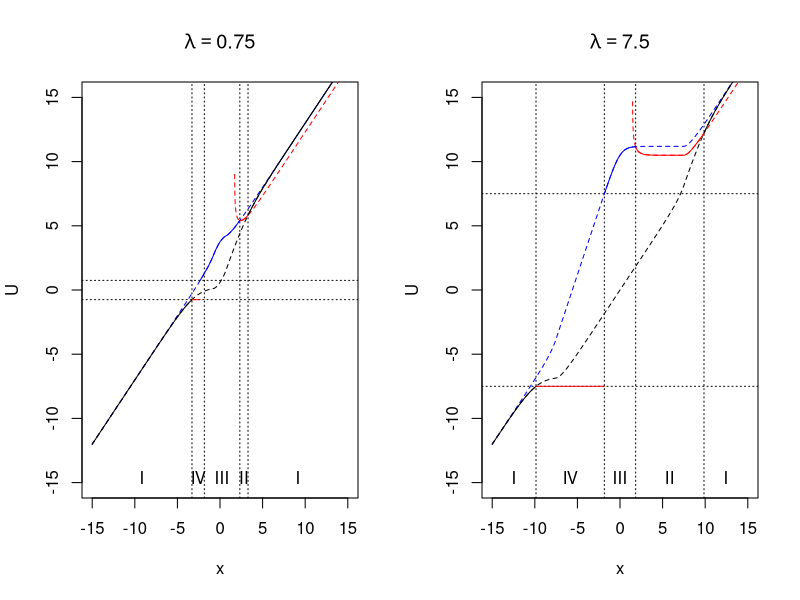
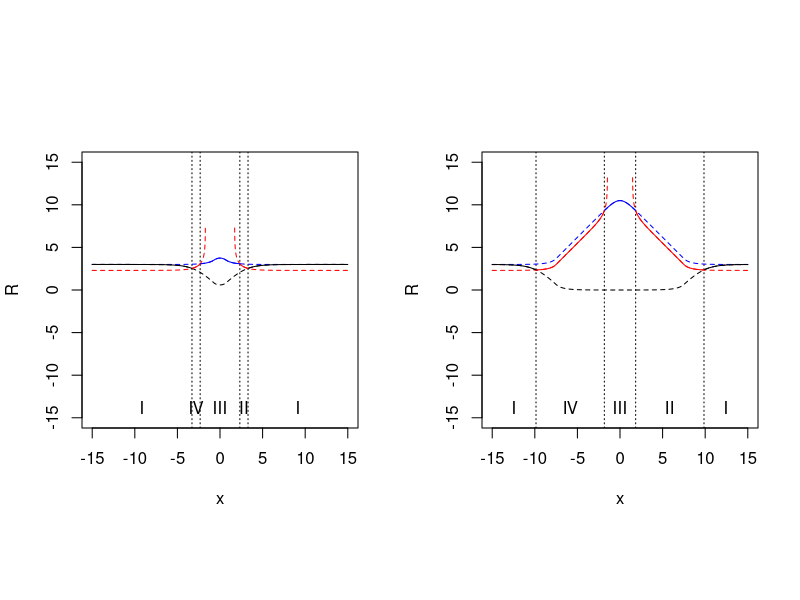
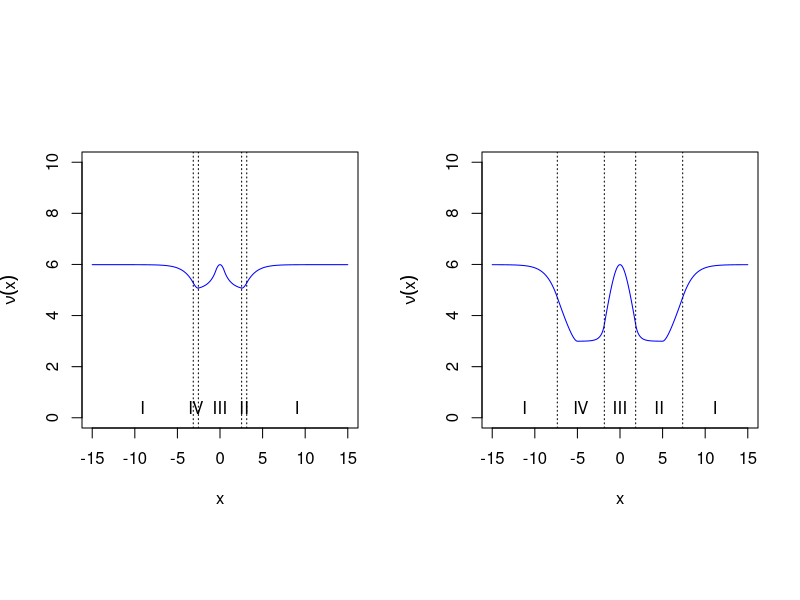

Source code (R) for these figures, in order:
#--------------------------------------------------------------------------------------------------------------------#
# On frequentist coverage of Bayesian credible sets for estimation of the mean under constraints
# Duisters & Schmidt-Hieber
# Math Institute, Leiden University
# June 2019
#--------------------------------------------------------------------------------------------------------------------#
#--------------------------------------------------------------------------------------------------------------------#
# source functions
library(rmutil) #dlaplace

#--------------------------------------------------------------------------------------------------------------------#
# Plots
#--------------------------------------------------------------------------------------------------------------------#
# Fig 3: Visualize R functions
dist <- "Lap"

# localize g and G functions
if(dist=="Lap"){
  g <- function(x,theta0=0){dlaplace(x,m=theta0,s=1)}
  G <- function(x,theta0=0){plaplace(x,m=theta0,s=1)}  
  Ginv <- function(p){qlaplace(p)}
}
if(dist=="Normal"){
  g <- function(x,theta0=0){dnorm(x,theta0,1)}
  G <- function(x,theta0=0){pnorm(x,theta0,1)}
  Ginv <- function(p){qnorm(p)}  # make precise by always considering small p as opposed to large  
}
if(dist=="t3"){
  g <- function(x,theta0=0){dt(x,3)}
  G <- function(x,theta0=0){pt(x,3)}  
  Ginv <- function(p){qt(p,3)}
}
if(dist=="t5"){
  g <- function(x,theta0=0){dt(x,5)}
  G <- function(x,theta0=0){pt(x,5)}  
  Ginv <- function(p){qt(p,5)}
}
if(dist=="Cauchy"){
  g <- function(x,theta0=0){dcauchy(x,theta0,1)}
  G <- function(x,theta0=0){pcauchy(x,theta0,1)}  
  Ginv <- function(p){qcauchy(p)}
}

# R functions
R1f <- function(x,alpha,w,lambda){Ginv(pmax(0,pmin(1,1 - alpha/2 - (1-w)/(2*w)*alpha*g(x)-((1-alpha)/2)*(G(lambda-x)-G(-lambda-x)))))}
R2f <- function(x,alpha,w,lambda){Ginv(pmax(0,pmin(1,1 - alpha - (1-w)/w*alpha*g(x)+alpha*(G(lambda-x)-G(-lambda-x)) + G(-lambda-x))))}
R3f <- function(x,alpha,w,lambda){Ginv(pmax(0,pmin(1,1 - alpha/2 - (1-w)/(2*w)*alpha*g(x)+(alpha/2)*(G(lambda-x)-G(-lambda-x)))))}


alpha <- 0.05
lambdas <- c(0.75,7.5)
w <- 1
#w<-0.2


pdf("Figures/figR.pdf",width=9)

xgrid <- seq(-15,15,0.01)
ranges <- c(-15,15)

par(mfrow=c(1,length(lambdas)),pty="s")
for(lambda in lambdas){
  
  # get R
  R1 <- R1f(xgrid,alpha,w,lambda)
  R2 <- R2f(xgrid,alpha,w,lambda)
  R3 <- R3f(xgrid,alpha,w,lambda)
  
  plot(xgrid,xgrid,type="n",xlab="x",ylab="R",xlim=ranges,asp=1) #main=bquote(lambda==.(lambda))
  
  x1 <- xgrid[xgrid > lambda + R1]
  x2 <- xgrid[(xgrid > 0) & (-lambda + R3 < xgrid) & (xgrid <= lambda + R1)  ]
  x3 <- xgrid[abs(xgrid) <= -lambda + R3]
  x4 <- (-x2)
  x5 <- xgrid[-xgrid > lambda + R1]
  
  
  # exclude |x| <= t_alpha
  ta <-max(0,xgrid[((w/(1-w))*(G(xgrid - lambda) + G(-xgrid - lambda))/g(xgrid)) <= (alpha/(1-alpha))])
  #if(ta!=0){polygon(x=c(-ta,ta,ta,-ta,-ta),y=c(-100,-100,100,100,-100),col="grey")}
  
  if(ta==0){ # this is a manual trick, not exact
  abline(v=c(max(x5),max(x4),min(x2),min(x1)),lty=3)
  mtext(c("I","IV","III","II","I"),side=1,adj=0.5,line=-1.5,at=c((min(ranges)+max(x5))/2,(max(x5)+max(x4))/2,(max(x4)+min(x2))/2,(min(x2)+min(x1))/2,(min(x1)+max(ranges))/2))
  }else{
    abline(v=c(max(x5),-ta,ta,min(x1)),lty=3)  
    mtext(c("I","IV","-","II","I"),side=1,adj=0.5,line=-1.5,at=c((min(ranges)+max(x5))/2,(max(x5)-ta)/2,(-ta+ta)/2,(ta+min(x1))/2,(min(x1)+max(ranges))/2))
    mtext(c(expression(-t[alpha]),expression(t[alpha])),side=1,at=c(-ta,ta),line=1)
  }
  
  lines(xgrid,R1,lty=2)
  lines(xgrid,R2,col="red",lty=2)
  lines(xgrid,R2f(-xgrid,alpha,w,lambda),col="red",lty=2)
  lines(xgrid,R3,col="blue",lty=2)
  
  # Active x in regime
  lines(x1[abs(x1)>ta],R1f(x1[abs(x1)>ta],alpha,w,lambda),lty=1)
  lines(x2[abs(x2)>ta],R2f(x2[abs(x2)>ta],alpha,w,lambda),col="red",lty=1)
  lines(x3[abs(x3)>ta],R3f(x3[abs(x3)>ta],alpha,w,lambda),col="blue",lty=1)
  lines(x4[abs(x4)>ta],R2f(-x4[abs(x4)>ta],alpha,w,lambda),col="red",lty=1)
  lines(x5[abs(x5)>ta],R1f(x5[abs(x5)>ta],alpha,w,lambda),lty=1)
  
  #legend("topleft",c(expression(R[1](x)),expression(paste(R[2](-x),",",R[2](x))),expression(R[3](x))),lty=c(1,1,1),col=c(1,"red","blue"),bg="white",box.col="white",seg.len=2)
  
}

dev.off()

# check, should give the same as FigLU :
# will replace getU and figLU
# plot U
par(mfrow=c(1,length(lambdas)))
for(lambda in lambdas){
  plot(xgrid,xgrid,type="n",xlab="x",ylab="U",ylim=c(-15,15),main=bquote(lambda==.(lambda)))
  
  lines(xgrid,xgrid+R1f(xgrid,alpha,w,lambda),lty=2)
  lines(xgrid,xgrid+R2f(xgrid,alpha,w,lambda),col="red",lty=2)
  lines(xgrid,xgrid+R3f(xgrid,alpha,w,lambda),col="blue",lty=2)

  x1 <- x2 <- x3 <- x5 <-  numeric(0)
  x1 <- xgrid[xgrid > lambda + R1f(xgrid,alpha,w,lambda)]
  x5 <- xgrid[-xgrid > lambda + R1f(xgrid,alpha,w,lambda)]
  x2 <- xgrid[(xgrid > 0) & (-lambda + R3f(xgrid,alpha,w,lambda) < xgrid) & (xgrid <= lambda + R1f(xgrid,alpha,w,lambda))]
  x3 <- xgrid[abs(xgrid) <= -lambda + R3f(xgrid,alpha,w,lambda)]
  
  abline(h=c(-lambda,lambda),lty=3)
  #abline(v=c(max(x5),min(x3),max(x3),min(x1)),lty=3)
  #mtext(c("I","IV","III","II","I"),side=1,adj=0.5,line=-1.5,at=c((min(xgrid)+max(x5))/2,(max(x5)+min(x3))/2,(min(x3)+max(x3))/2,(max(x3)+min(x1))/2,(min(x1)+max(xgrid))/2))
  abline(v=c(max(x5),max(x4),min(x2),min(x1)),lty=3)
  mtext(c("I","IV","III","II","I"),side=1,adj=0.5,line=-1.5,at=c((min(xgrid)+max(x5))/2,(max(x5)+max(x4))/2,(max(x4)+min(x2))/2,(min(x2)+min(x1))/2,(min(x1)+max(xgrid))/2))
  
  
  if(length(x1)>0){lines(x1,x1+R1f(x1,alpha,w,lambda),lty=1)}
  if(length(x5)>0){lines(x5,x5+R1f(x5,alpha,w,lambda),lty=1)}
  if(length(x2)>0){lines(x2,x2+R2f(x2,alpha,w,lambda),col="red",lty=1)}
  if(length(x2)>0){lines(-x2,rep(-lambda,length(x2)),col="red",lty=1)}
  if(length(x3)>0){lines(x3,x3+R3f(x3,alpha,w,lambda),col="blue",lty=1)}
  
}

# ---------------------------------------------------------------------------------------- #
# Lebesgue measure HPD credible set

alpha <- 0.05
lambdas <- c(0.5, 5)
w <- 1
#w<-0.2

pdf("Figures/figsize.pdf",width=9)
#pdf("Figures/figsizeSI.pdf",width=9) #w=0.2

par(mfrow=c(1,length(lambdas)),pty="s")
for(lambda in lambdas){
  plot(xgrid,xgrid,type="n",xlab="x",ylab=expression(nu(x)),ylim=c(0,10))
  #polygon(x=c(-100,100,100,-100,-100),y=c(-100,-100,0,0,-100),col="lightgrey")
  #box()

  
  ta <-max(0,xgrid[((w/(1-w))*(G(xgrid - lambda) + G(-xgrid - lambda))/g(xgrid)) <= (alpha/(1-alpha))])
  
  x1 <- xgrid[(xgrid > lambda + R1f(xgrid,alpha,w,lambda))]
  x2 <- xgrid[(xgrid > 0) & (-lambda + R3f(xgrid,alpha,w,lambda) < xgrid) & (xgrid <= lambda + R1f(xgrid,alpha,w,lambda))  ]
  x3 <- xgrid[(abs(xgrid) <= -lambda + R3f(xgrid,alpha,w,lambda))]
  x4 <- (-x2)
  x5 <- xgrid[(-xgrid > lambda + R1f(xgrid,alpha,w,lambda))]
  
  lines(x1[abs(x1)>ta],2*R1f(x1[abs(x1)>ta],alpha,w,lambda),col="blue") # black
  lines(x2[abs(x2)>ta],x2[x2>ta]+R2f(x2[abs(x2)>ta],alpha,w,lambda)-lambda,col="blue") #green
  lines(x3[abs(x3)>ta],2*R3f(x3[abs(x3)>ta],alpha,w,lambda)-2*lambda,col="blue") # blue
  lines(x4[abs(x4)>ta],-x4[abs(x4)>ta]+R2f(-x4[abs(x4)>ta],alpha,w,lambda)-lambda,col="blue") # red
  lines(x5[abs(x5)>ta],2*R1f(x5[abs(x5)>ta],alpha,w,lambda),col="blue") # black
 
  lapply(list(x1,x2,x3,x4,x5),function(x)lines(x[abs(x)<=ta],rep(0,sum(abs(x)<=ta)),col="blue")) # draw zero size for HPD(x)={0}.
   
  if(ta==0){ # this is a manual trick, not exact
    abline(v=c(max(x5),max(x4),min(x2),min(x1)),lty=3)
    mtext(c("I","IV","III","II","I"),side=1,adj=0.5,line=-1.5,at=c((min(xgrid)+max(x5))/2,(max(x5)+max(x4))/2,(max(x4)+min(x2))/2,(min(x2)+min(x1))/2,(min(x1)+max(xgrid))/2))
  }else{
    abline(v=c(max(x5),-ta,ta,min(x1)),lty=3,col="grey")
    mtext(c("I","IV","-","II","I"),side=1,adj=0.5,line=-1.5,at=c((min(ranges)+max(x5))/2,(max(x5)-ta)/2,(-ta+ta)/2,(ta+min(x1))/2,(min(x1)+max(ranges))/2))
    mtext(c(expression(-t[alpha]),expression(t[alpha])),side=1,at=c(-ta,ta),line=1)
  }
  
  
}

dev.off()

# ---------------------------------------------------------------------------------------- #
